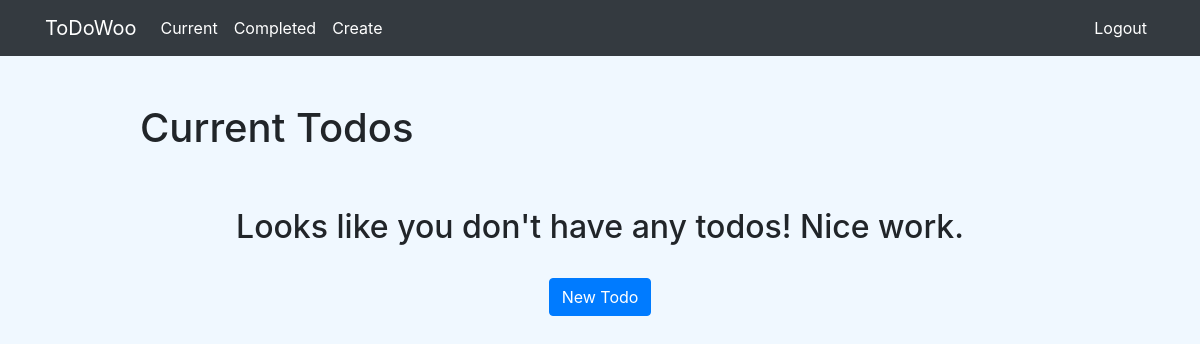
/current/ (signed in), run on an earlier commit of the app's database.
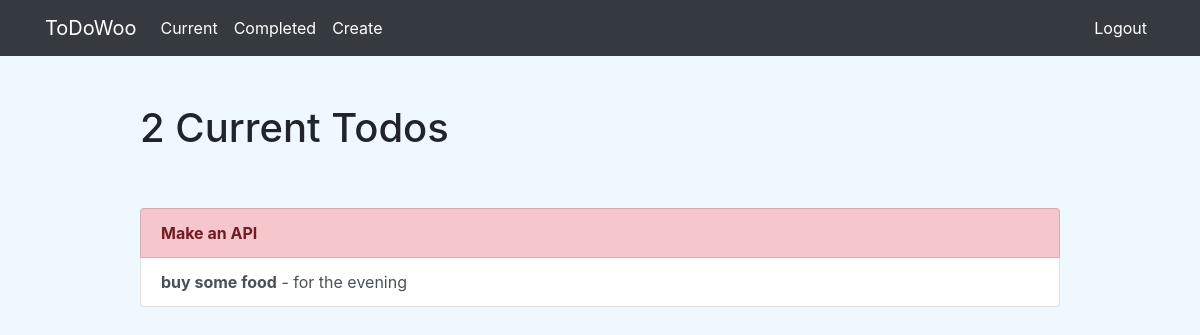
And on a later commit of the database.
### todo/models.py (models this page shows, shortened)
class Todo(models.Model):
    title = models.CharField(max_length=100)
    memo = models.TextField(blank=True)
    created = models.DateTimeField(auto_now_add=True)
    datecompleted = models.DateTimeField(null=True, blank=True)
    important = models.BooleanField(default=False)
    user = models.ForeignKey(User, on_delete=models.CASCADE)

### todo/views.py (the view)
# urls.py: path('current/', views.currenttodos, name='currenttodos'),
@login_required
def currenttodos(request):
    todos = Todo.objects.filter(user=request.user, datecompleted__isnull=True)
    return render(request, 'todo/currenttodos.html', {'todos': todos})

### todo/templates/todo/currenttodos.html
{% extends 'todo/base.html' %}
{% block content %}
<div class="row justify-content-center mt-5">
    <div class="col-md-10">
        {% if todos %}
            <h1>{{ todos.count }} Current Todo{{ todos.count|pluralize }}</h1>
        {% else %}
            <h1>Current Todos</h1>
        {% endif %}
    </div>
</div>
<div class="row justify-content-center mt-5">
    <div class="col-md-10">
        {% if todos %}
            <div class="list-group">
                {% for todo in todos %}
                    <a href="{% url 'viewtodo' todo.id %}"
                       class="list-group-item list-group-item-action{% if todo.important %} list-group-item-danger{% endif %}"><b>{{ todo.title }}</b>
                        {% if todo.memo %} - {{ todo.memo|truncatechars:30 }}{% endif %}</a>
                {% endfor %}
            </div>
        {% else %}
            <div class="text-center">
                <h2>Looks like you don't have any todos! Nice work.</h2>
                <br>
                <a role="button" class="btn btn-primary" href="{% url 'createtodo' %}">New Todo</a>
            </div>
        {% endif %}
    </div>
</div>
{% endblock %}

### todo/templates/todo/base.html (shortened to what this page needs)
{% load static %}
<!doctype html>
<html lang="en">
<head>
    <link rel="stylesheet" href="https://cdn.jsdelivr.net/npm/bootstrap@4.6.0/dist/css/bootstrap.min.css">
    <link rel="stylesheet" href="{% static 'todo/style.css' %}">
</head>
<body>
    <nav class="navbar navbar-expand-md navbar-light bg-dark">
    <div class="container">
        <a class="navbar-brand" href="">ToDoWoo</a>
        <div class="collapse navbar-collapse" id="navbarNav">
            {% if user.is_authenticated %}
                <ul class="navbar-nav mr-auto">
                    <li class="nav-item {{ current }}">
                        <a class="nav-link" href="{% url 'currenttodos' %}">Current</a>
                    </li>
                    <li class="nav-item {{ completed }}">
                        <a class="nav-link" href="{% url 'completedtodos' %}">Completed</a>
                    </li>
                    <li class="nav-item {{ create }}">
                        <a class="nav-link" href="{% url 'createtodo' %}">Create</a>
                    </li>
                </ul>
            {% endif %}
            <ul class="navbar-nav ml-auto">
            {% if user.is_authenticated %}
                <li class="nav-item">
                    <a href="#" onclick="$('#signOutBtn').click()" class="nav-link">Logout</a>
                </li>
            {% endif %}
        </ul>
        </div>
    </div>
    </nav>
    <div class="container">
        {% block content %}
        {% endblock %}
    </div>
</body>
</html>

### todo/static/todo/style.css (style rules this page uses)
body { background: aliceblue; }
nav.navbar li.nav-item a.nav-link, nav.navbar a.navbar-brand { color: white; }

What changed in the data, as far as the page shows it:
added Todo: title "Make an API", important True (drawn)
added Todo: title "buy some food", memo "for the evening", important False (drawn)
Also different on the page:
{{ todos.count }}: (not shown) → "2"
text no longer shown: "Current Todos Looks like you don't have any todos! Nice work. New Todo"
text now shown: "Current Todo"
